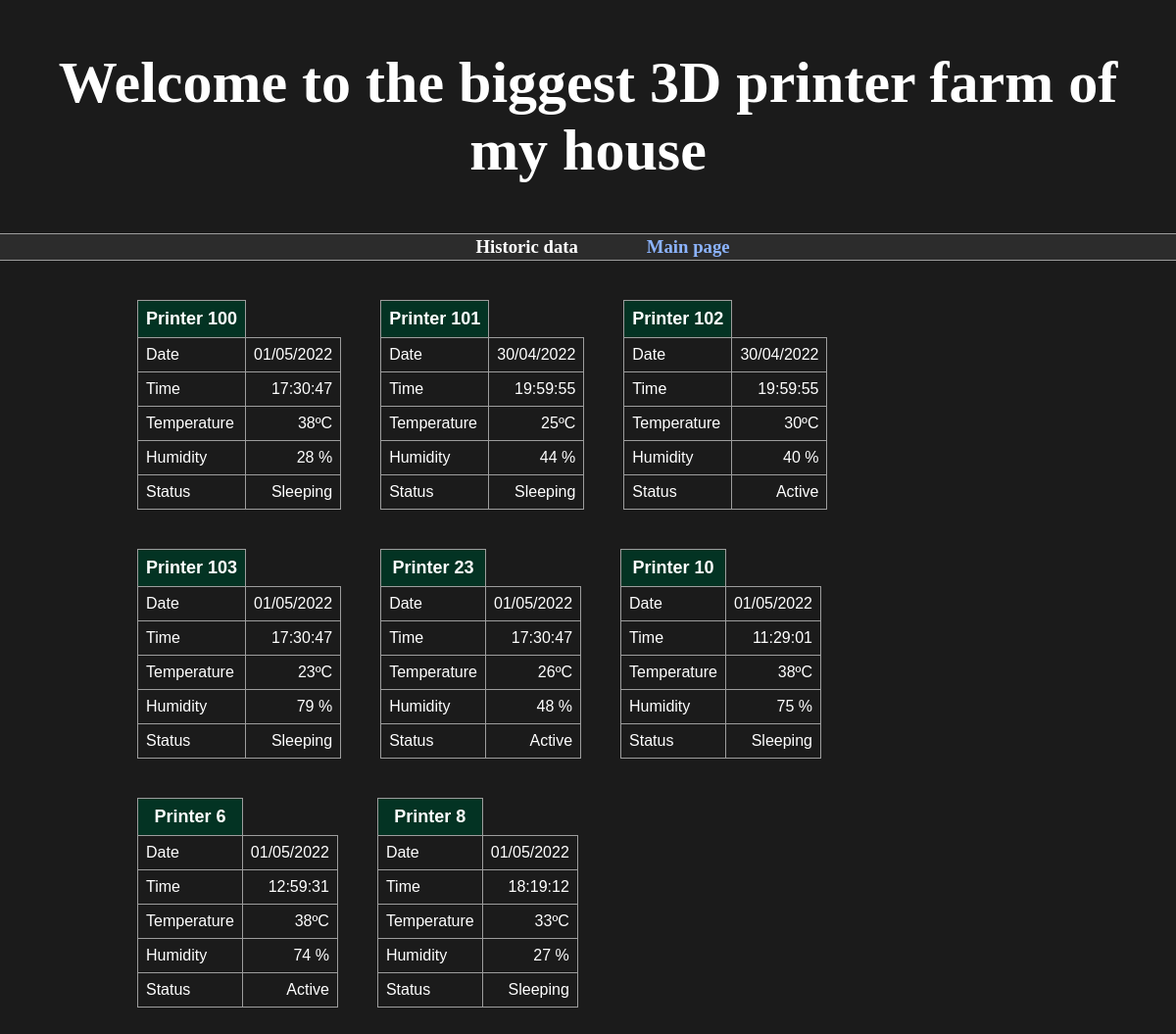
The app's page /home.html with its own data.
### printer_log.py (models this page shows, shortened)
class Printer_log(Base):
        __tablename__ = 'PRINTERS_LOG'
        id = Column(Integer, primary_key=True)
        printer_id = Column(Integer)
        date = Column(String())
        time = Column(String())
        temperature = Column(Integer)
        humidity = Column(Integer)
        status = Column(String)

### main.py (the view)
@app.get(path="/home.html", response_class=HTMLResponse)
async def home_page(request: Request):
    printer_log_table = []
    unique_printer_id_list = session.query(Printer_log.printer_id).distinct().all()  # Return a list with every unique printer id [(101), (102), (103), etc..]
    for unique_id in unique_printer_id_list:
        printer_log = session.query(Printer_log).filter_by(printer_id=unique_id[0]).order_by(Printer_log.id.desc()).first()
        printer_log_table.append(printer_log.create_dict())
    return templates.TemplateResponse("home.html", {"request": request, "printer_log_table": printer_log_table})

### templates/home.html (shortened to what this page needs)
<html>
    <head>
        <link href="{{ url_for('static', path='/styles.css') }}" rel="stylesheet">
    </head>
    <body>
        <header>
            <h1>Welcome to the biggest 3D printer farm of my house</h1>
        </header>
        <div class="menu">
            <div class="inactive_option_menu">
                <h3><a href="historic_data.html">Historic data</a></h3>
            </div>
            <div class="active_option_menu">
                <h3><a href="home.html"> Main page</a></h3>
            </div>
        </div>
        <div class="printers_container">
            {% for printer_log in printer_log_table%}
            <div class="table_container">
                <table class="printer_log_table">
                    <thead>
                        <tr><th>Printer {{printer_log.printer_id}}</th></tr>
                    </thead>
                    <tr>
                        <td>Date</td>
                        <td class="table_value">{{printer_log.date}}</td>
                    </tr>
                    <tr>
                        <td>Time</td>
                        <td class="table_value">{{printer_log.time}}</td>
                    </tr>
                    <tr>
                        <td>Temperature</td>
                        <td class="table_value">{{printer_log.temperature}}ºC</td>
                    </tr>
                    <tr>
                        <td>Humidity</td>
                        <td class="table_value">{{printer_log.humidity}} %</td>
                    </tr>
                    <tr>
                        <td>Status</td>
                        <td class="table_value">{{printer_log.status}}</td>
                    </tr>
                </table>
            </div>
            {% endfor%}
        </div>
    </body>
</html>

### static/styles.css (style rules this page uses)
body { background: #1b1b1b; margin: 0%; }
header { text-align: center; color: white; font-size: 30px; border-bottom: #858585; padding: 0%; }
h1 { display: flex; justify-content: center; align-items: center; padding: 50px; margin: 0; }
h3 { margin: auto; }
thead { font-size: large; }
a { color: white; text-decoration: none; }
.menu { border-style: solid none; border-width: 1px; border-color: rgb(157, 157, 157); background-color: rgb(44, 44, 44); display: flex; flex-wrap: wrap; justify-content: center; }
.active_option_menu { padding: 2px 20px; }
.active_option_menu a { color: #8cb4ff; }
.inactive_option_menu { padding: 2px 50px; background-color: rgb(44, 44, 44); color: black; }
.printers_container { width: 80%; display: flex; justify-content: flex-start; flex-wrap: wrap; margin: 0 auto; padding: 20px; }
.table_container { padding: 20px; }
.printer_log_table { font-family: Arial, Helvetica, sans-serif; border-collapse: collapse; width: 100%; color: white; }
.printer_log_table td { border: 1px solid rgb(157, 157, 157); padding: 8px; }
.printer_log_table th { border: 1px solid rgb(157, 157, 157); background-color: rgb(3, 51, 35); padding: 8px; }
.table_value { text-align: right; }

### records on screen
Printer_log: printer_id "100", date "01/05/2022", time "17:30:47", temperature "38", humidity "28", status "Sleeping"
Printer_log: printer_id "101", date "30/04/2022", time "19:59:55", temperature "25", humidity "44", status "Sleeping"
Printer_log: printer_id "102", date "30/04/2022", time "19:59:55", temperature "30", humidity "40", status "Active"
Printer_log: printer_id "103", date "01/05/2022", time "17:30:47", temperature "23", humidity "79", status "Sleeping"
Printer_log: printer_id "23", date "01/05/2022", time "17:30:47", temperature "26", humidity "48", status "Active"
Printer_log: printer_id "10", date "01/05/2022", time "11:29:01", temperature "38", humidity "75", status "Sleeping"
Printer_log: printer_id "6", date "01/05/2022", time "12:59:31", temperature "38", humidity "74", status "Active"
Printer_log: printer_id "8", date "01/05/2022", time "18:19:12", temperature "33", humidity "27", status "Sleeping"
